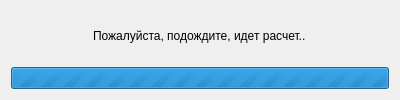
<?xml version="1.0" encoding="UTF-8"?>
<ui version="4.0">
 <class>ProgressReportDialog</class>
 <widget class="QDialog" name="ProgressReportDialog">
  <property name="geometry">
   <rect>
    <x>0</x>
    <y>0</y>
    <width>400</width>
    <height>100</height>
   </rect>
  </property>
  <property name="minimumSize">
   <size>
    <width>400</width>
    <height>100</height>
   </size>
  </property>
  <property name="maximumSize">
   <size>
    <width>400</width>
    <height>100</height>
   </size>
  </property>
  <property name="windowTitle">
   <string>Пожалуйста, подождите...</string>
  </property>
  <property name="modal">
   <bool>true</bool>
  </property>
  <layout class="QVBoxLayout" name="verticalLayout">
   <item alignment="Qt::AlignHCenter">
    <widget class="QLabel" name="label">
     <property name="text">
      <string>Пожалуйста, подождите, идет расчет..</string>
     </property>
    </widget>
   </item>
   <item>
    <widget class="QProgressBar" name="progressBar">
     <property name="maximum">
      <number>0</number>
     </property>
     <property name="value">
      <number>-1</number>
     </property>
     <property name="invertedAppearance">
      <bool>false</bool>
     </property>
    </widget>
   </item>
  </layout>
 </widget>
 <resources/>
 <connections/>
</ui>
